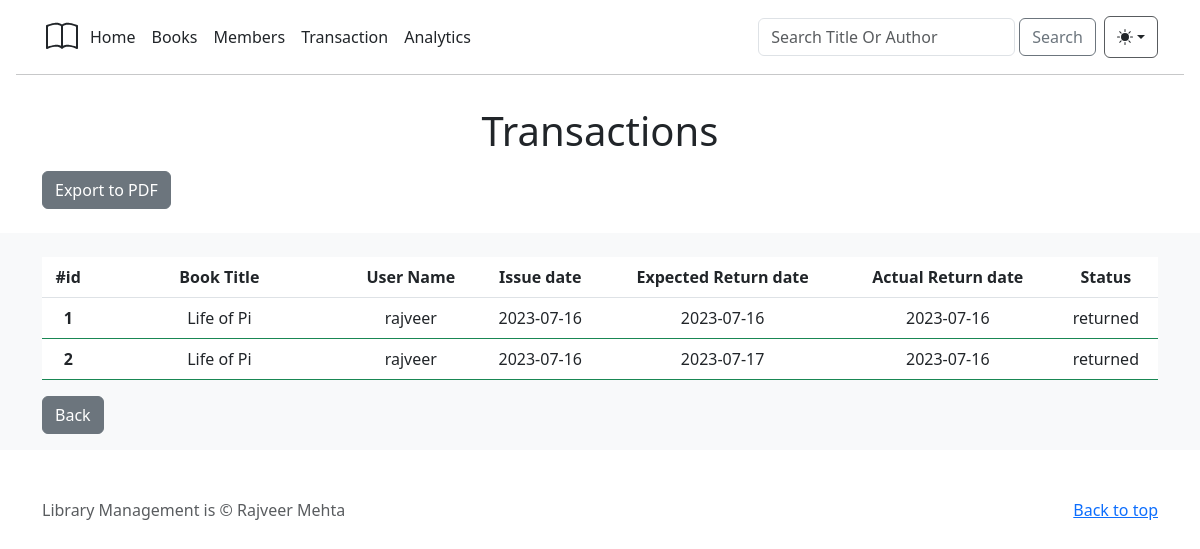
Screenshot of /transaction with the database file from the repository.
### library/models.py (models this page shows)
class Transaction(db.Model):
    id = db.Column(db.Integer(), primary_key=True, autoincrement=True)
    user_ID = db.Column(db.Integer(), db.ForeignKey('users.userID'))
    book_ID = db.Column(db.Integer(), db.ForeignKey('books.bookID'))
    IssueDate = db.Column(db.DateTime, nullable=False)
    ExpRetDate = db.Column(db.Date, nullable=False, default=None)
    ActRetDate = db.Column(db.DateTime, default=None)
    status = db.Column(db.String, nullable=False, default="issued")
    user = db.relationship('Users')
    book = db.relationship('Books')

class Books(db.Model):
    bookID = db.Column(db.Integer(), primary_key=True, nullable=False)
    title = db.Column(db.String(), nullable=False)
    authors = db.Column(db.String(), nullable=False)
    average_rating = db.Column(db.Float(), nullable=False)
    isbn = db.Column(db.Integer(), nullable=False)
    isbn13 = db.Column(db.Integer(), nullable=False)
    language_code = db.Column(db.String(), nullable=False)
    num_pages = db.Column(db.Integer(), nullable=False)
    ratings_count =db.Column(db.Integer(), nullable=False)
    text_reviews_count = db.Column(db.Integer(), nullable=False)
    publication_date =db.Column(db.String(), nullable=False)
    publisher = db.Column(db.String(), nullable=False)
    member_count = db.Column(db.Integer(), default = 0)
    quantity = db.Column(db.Integer(), nullable=False)
    rent = db.Column(db.Integer(), nullable=False)

class Users(db.Model):
    userID=db.Column(db.Integer, primary_key=True)
    userName=db.Column(db.String, nullable=False, unique=True)
    name = db.Column(db.String(), nullable=False)
    userEmail=db.Column(db.String, nullable=False,unique = True)
    debt = db.Column(db.Integer, default=0)
    total_paid = db.Column(db.Integer(), default = 0)

### library/routes.py (the view)
@app.route("/transaction")
def transaction():
    query = Transaction.query.all()
    return render_template('Transactions/transactionPage.html', query=query, name="Transactions")

### library/templates/Transactions/transactionPage.html (shortened to what this page needs)
{% extends "baseTemplate.html" %}
{% block body %}
<main>
  <section class="container">
    <div class="row ">
      <div class="col-lg-6 col-md-8 mx-auto">
        <h1 class="fw-light text-center">{{name}}</h1>
      </div>
    </div>
    {% if query %}
    <p>
      {% if name == "Transactions" %}
      <a href="/export" class="btn btn-secondary my-2">Export to PDF</a>
      {% endif %}
    </p>
  </section>
  <div class="album py-3 bg-body-tertiary">
    <div class="table-responsive-sm mt-2 container ">
      <table class="table table-hover  text-center ">
        <thead>
          <tr>
            <th scope="col">#id</th>
            <th scope="col">Book Title</th>
            <th scope="col">User Name</th>
            <th scope="col">Issue date</th>
            <th scope="col">Expected Return date</th>
            <th scope="col">Actual Return date</th>
            <th scope="col">Status</th>
          </tr>
        </thead>
        <tbody>
          {% for query in query %}
          {% if query.status == "returned" %}
          <tr class=" table-bordered border-success">
            <th scope="row">{{query.id}}</th>
            {% if query.book.title %}
            <td class="text-wrap" style="width: 250px;">{{query.book.title}}</td>
            {% else %}
            <td class="text-danger">Book deleted</td>
            {% endif %}
            {% if query.user.userName %}
            <td>{{query.user.userName}}</td>
            {% else %}
            <td class="text-danger">User deleted</td>
            {% endif %}
            <td>{{query.IssueDate.date()}}</td>
            <td>{{query.ExpRetDate}}</td>
            {% if query.ActRetDate == None %}
            <td class="text-danger">Book Not returned </td>
            {% else %}
            <td>{{query.ActRetDate.date()}}</td>
            {% endif %}
            <td>{{query.status}}</td>
          </tr>
          {% endif %}
          {% endfor %}
        </tbody>
      </table>
    </div>
    {% else %}
    <h3> No record's found</h3>
    {% endif %}
    <div class="container">
      <a class="btn btn-secondary" href="/">Back</a>
    </div>
  </div>
</main>
{% endblock %}

### rows the page displays
Transaction: id "1", book "Life of Pi", user.userName "rajveer", IssueDate "2023-07-16", ExpRetDate "2023-07-16", ActRetDate "2023-07-16", status "returned"
Transaction: id "2", book "Life of Pi", user.userName "rajveer", IssueDate "2023-07-16", ExpRetDate "2023-07-17", ActRetDate "2023-07-16", status "returned"

### other values shown
{{ name }} "Transactions"
